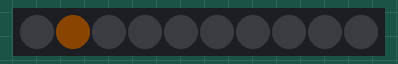
This sketch was run on a simulated Arduino Uno, built with avr-gcc and run on an emulated ATmega328P. On the bench: 10 RGB LEDs in strip order, left to right. Dim RGB values are drawn brighter than linear; the strip is taken to match the declared colour order.

Above: at 0.01 s.
At 1.8 s:
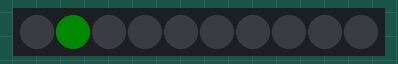
At 2.7 s:
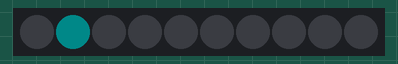
At 3.6 s:
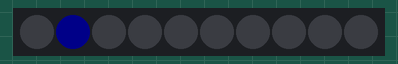

Measured:
- by itself, everything shown: repeats every 3.1 s, in 14 steps

The sketch:

smartBlock.ino
```cpp
#include <Adafruit_NeoPixel.h>
#include "gyroAccel.h"
#include <Adafruit_TCS34725.h>
/**
 Defines for Neopixels
 */

#define NEO_RGB  ((0<<6) | (0<<4) | (1<<2) | (2)) ///< Transmit as R,G,B
#define NEO_KHZ800 0x0000 ///< 800 KHz data transmission

#define PIN 3

#define NUM_LEDS 10

#define BRIGHTNESS 10

Adafruit_NeoPixel smartBlock = Adafruit_NeoPixel(NUM_LEDS, PIN, NEO_RGB + NEO_KHZ800);
Adafruit_TCS34725 tcs = Adafruit_TCS34725(TCS34725_INTEGRATIONTIME_50MS, TCS34725_GAIN_4X);
GyroAccel mpu6050;


void setup() {
	// put your setup code here, to run once:
	smartBlock.setBrightness(BRIGHTNESS);
	smartBlock.begin();
	smartBlock.clear();
	smartBlock.show(); //initializes
	Serial.begin(9600);
	//	mpu6050.gyroStart();
	//	if (tcs.begin()) {
	//		Serial.println("Found sensor");
	//	} else {
	//		Serial.println("No TCS34725 found ... check your connections");
	//		while (1); // halt!
	//	}
}

void loop() {
	// put your main code here, to run repeatedly:
	//	float red, green, blue;
	//	int redSet = 0;
	//	int greenSet = 0;
	//	int blueSet = 0;
	int secretMessageLength = 10;
	uint8_t colorCodes[] =  {0 , 255, 0, 0};

	//	tcs.setInterrupt(false);  // turn on LED
	//
	//	delay(60);  // takes 50ms to read
	//
	//	tcs.getRGB(&red, &green, &blue);
	//
	//	tcs.setInterrupt(true);  // turn off LED


	//
	//	Serial.print("R:\t"); Serial.print(int(red));
	//	Serial.print("\tG:\t"); Serial.print(int(green));
	//	Serial.print("\tB:\t"); Serial.print(int(blue));
	//
	//
	//	//  Serial.print("\t");
	//	//  Serial.print((int)red, HEX); Serial.print((int)green, HEX); Serial.print((int)blue, HEX);
	//	Serial.print("\n");
	//
	//	mpu6050.getGyroValues();
	//	long x = mpu6050.acc_x;
	//Serial.println(x);
	//Serial.print("\n");

	//	smartBlock.clear();
	  for(long firstPixelHue = 8192; firstPixelHue < 65536; firstPixelHue += 8192) {
		  // For each pixel in strip...
	      // Offset pixel hue by an amount to make one full revolution of the
	      // color wheel (range of 65536) along the length of the strip
	      // (strip.numPixels() steps):
	      int pixelHue = firstPixelHue;
	      // strip.ColorHSV() can take 1 or 3 arguments: a hue (0 to 65535) or
	      // optionally add saturation and value (brightness) (each 0 to 255).
	      // Here we're using just the single-argument hue variant. The result
	      // is passed through strip.gamma32() to provide 'truer' colors
	      // before assigning to each pixel:
	      smartBlock.setPixelColor(1, smartBlock.gamma32(smartBlock.ColorHSV(pixelHue)));

	      smartBlock.show(); // Update strip with new contents
	      delay(10);  // Pause for a moment
	      smartBlock.setPixelColor(1, 0, 0, 0);
	      smartBlock.show(); // Update strip with new contents
	      delay(100);  // Pause for a moment
	  }

}

//smartBlock.clear();
```

gyroAccel.cpp
```cpp
/*
 * gyroAccel.cpp
 *
 *  Created on: Nov 5, 2020
 *      Author: ellatorregrosa
 */
#include <HardwareSerial.h>
#include "gyroAccel.h"

void GyroAccel::debug() {
    // TODO Write this
    Serial.println("GyroAccel::debug");
}

void GyroAccel::push(uint8_t* buf, uint8_t len) {
    // TODO Write this
}

void GyroAccel::pull(uint8_t* buf, uint8_t len) {
    // TODO Write this

	getGyroValues();

	noInterrupts(); //ATOMIC_BLOCK_START;
	memcpy(buf, values, sizeof(values));
	interrupts(); //ATOMIC_BLOCK_END;
}


void GyroAccel::gyroStart(){
  Wire.beginTransmission(0x68);  //start a transmission with the gyro (address 68 for me, not 69)
  Wire.write(0x6B);              //register for power management
  Wire.write(0);                 //disable sleep mode, 'wake up' the device
  Wire.endTransmission(true);    //'true' means send a stop message, false doesn't do that. Leaving it blank sets it to true by default

  Wire.beginTransmission(0x68);  //start a transmission with the gyro
  Wire.write(0x1B);              //gyro config register
  Wire.write(B00001000);         //set the FS_SEL bits to 1 (binary: 01) meaning set gyro range to +- 500 deg/s
  Wire.endTransmission(true);

  Wire.beginTransmission(0x68);  //start a transmission with the gyro
  Wire.write(0x1C);              //accelerometer config register
  Wire.write(B00011000);         //set the AFS_SEL bits to 2 (binary: 10) meaning set accelerometer range to +- 8g
  Wire.endTransmission(true);

}


void GyroAccel::getGyroValues(){
  Wire.beginTransmission(0x68);       //start a transmission with the gyro
  Wire.write(0x3B);                   //begin with the ACCEL_XOUT_H register, the rest of the data registers begin there
  Wire.endTransmission(false);        //nothing else to write, but leave the bus commumincation open (false) so the next command can be run
  Wire.requestFrom(0x68, 14, true);   //request 14 bytes of data starting from the indicated register. 6 for accelerometer, 2 for temp, 6 for gyro

  acc_x = Wire.read() <<8| Wire.read();         //the data for each axis of the accelerometer or gyro is 2 bytes, one high byte and one low
  acc_y = Wire.read() <<8| Wire.read();         //the two must be added together to get the raw sensor value
  acc_z = Wire.read() <<8| Wire.read();
  temperature = Wire.read() <<8| Wire.read();
  gyro_x = Wire.read() <<8| Wire.read();
  gyro_y = Wire.read() <<8| Wire.read();
  gyro_z = Wire.read() <<8| Wire.read();

}


void GyroAccel::gyroCalibrate() {
  Wire.begin();
  //Serial.begin(9600);
  gyroStart();

  Serial.println("Gyro calibrating, don't move it");
  for(int cal_int = 0; cal_int < 2000; cal_int++){
    if(cal_int % 125 == 0)
      Serial.print(".");
    getGyroValues();
    gyro_x_cal += gyro_x;
    gyro_y_cal += gyro_y;
    gyro_z_cal += gyro_z;
    //delay(3);
  }
  gyro_x_cal /= 2000;
  gyro_y_cal /= 2000;
  gyro_z_cal /= 2000;

  Serial.println("starting");

}
```

gyroAccel.h
```cpp
/*
 * gyroAccel.h
 *
 *  Created on: Nov 5, 2020
 *      Author: ellatorregrosa
 */

#ifndef GYROACCEL_H_
#define GYROACCEL_H_

#include "Arduino.h"
#include <Wire.h>

class GyroAccel{
public:
    GyroAccel(){}
//    ~GyroAccel(){}
    void debug();
    void push(uint8_t* buf, uint8_t len);
    void pull(uint8_t* buf, uint8_t len);

    int gyro_x, gyro_y, gyro_z;
    long acc_x, acc_y, acc_z;
    int temperature;
    long gyro_x_cal, gyro_y_cal, gyro_z_cal;

    uint8_t values[12];

    void gyroStart();
    void getGyroValues();
    void gyroCalibrate();
};


#endif /* GYROACCEL_H_ */
```
